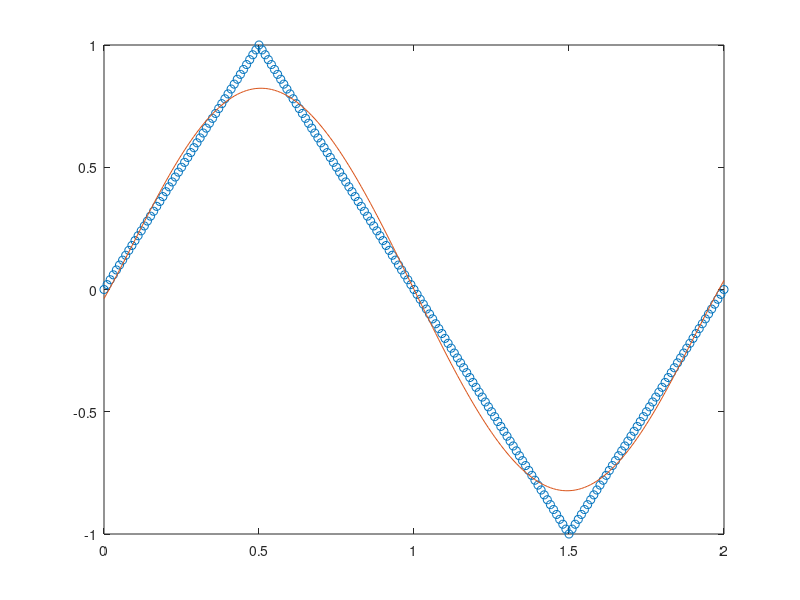

Recreate this plot in MATLAB. (Note: this script raises an error after producing the figure.)
clear all 
clc
load HW05_Prob4_Data.mat
x=t;
Y=f;
A=[ones(size(t)),x,x.^2,x.^3,x.^4,x.^5];
det(A'*A)
alpha_hat= inv(A'*A)*A'*Y;
c=alpha_hat
plot(x,Y,"o",x,c(1)+c(2)*x+c(3)*x.^2+c(4)*x.^3+c(5)*x.^4+c(6)*x.^5)
gtext('y=c_0+c_1x + c_2 x^2 + c_3 x^3+ c_4 x^4 + c_5 x^5')
xlabel('x')
ylabel('y')